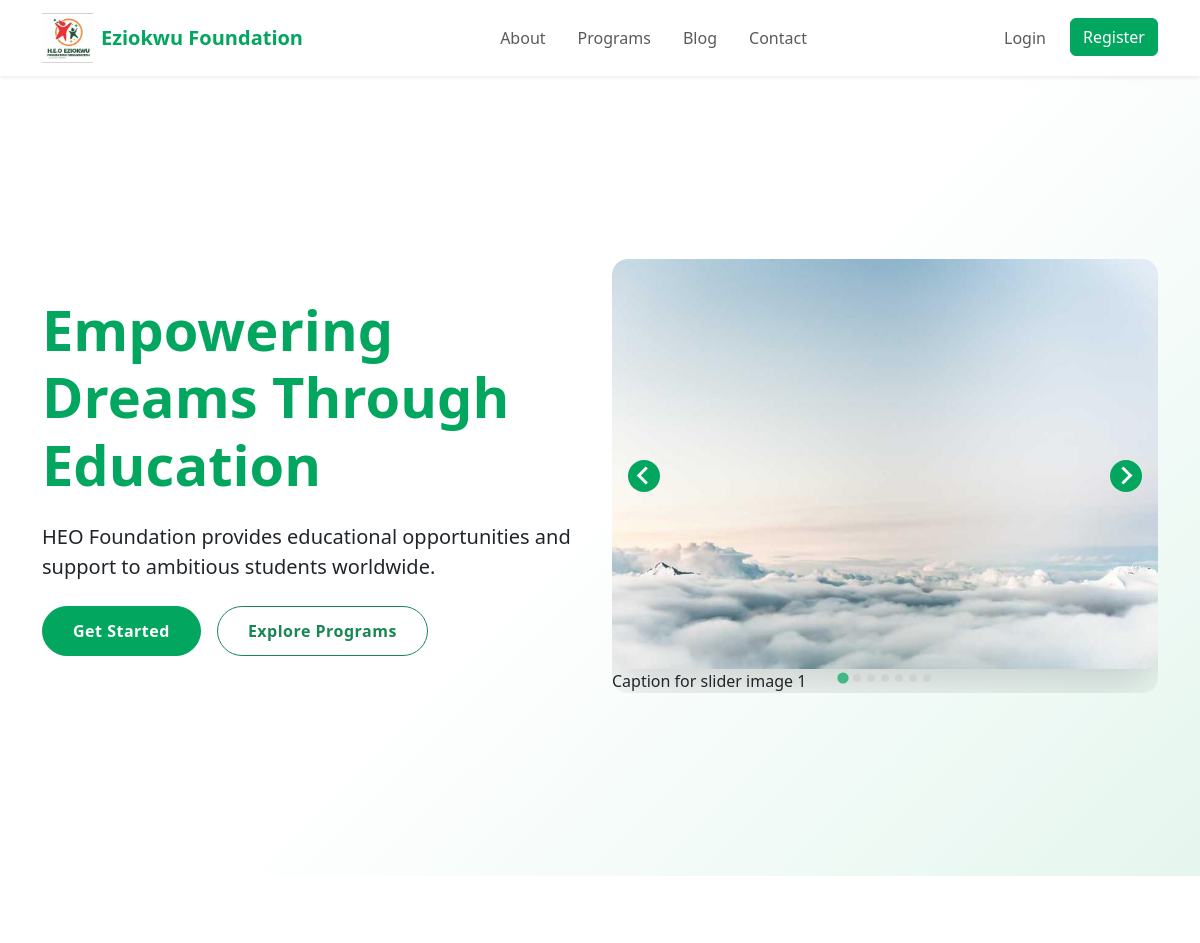
The app's page / (upper part), older data.
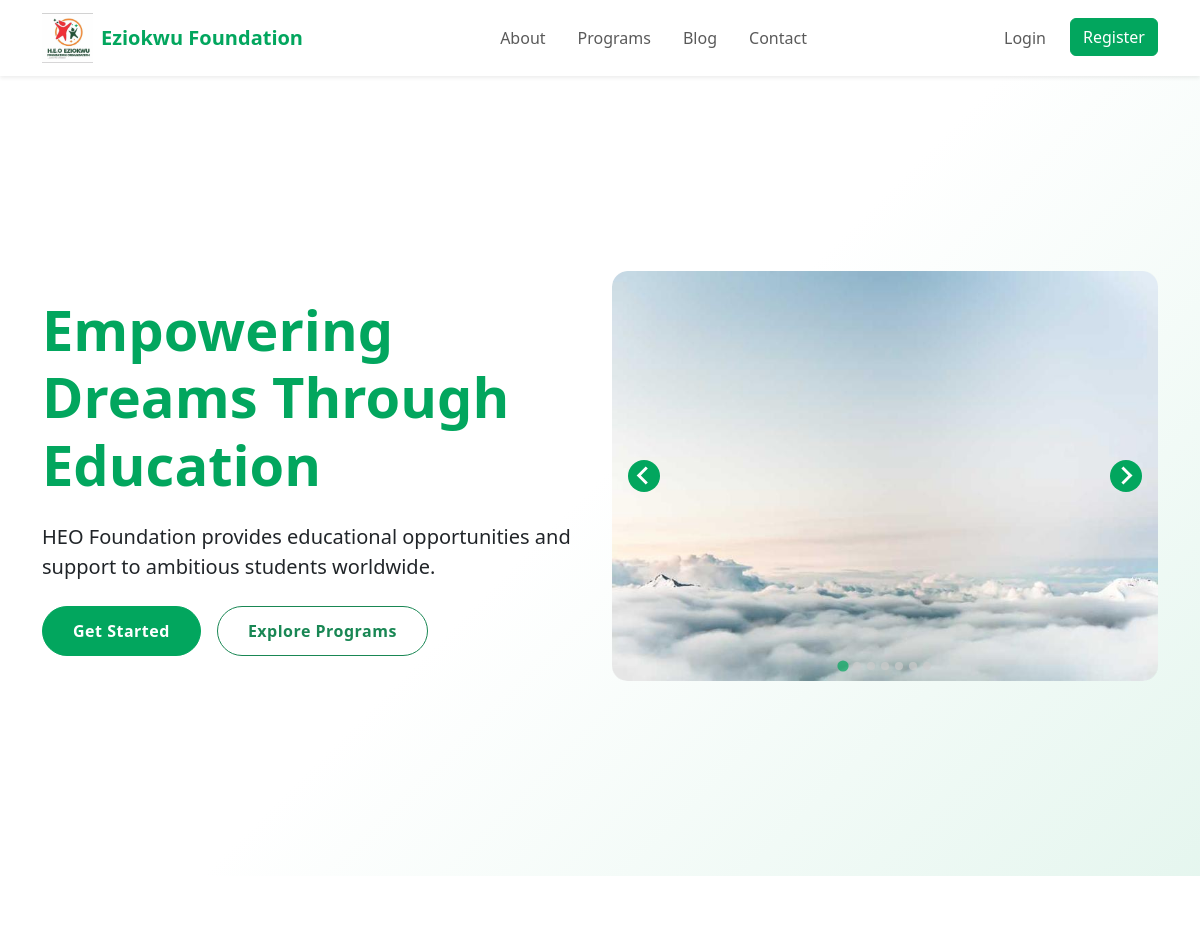
The same page, newer data.
### core/models.py (models this page shows, shortened)
class SliderImage(models.Model):
    title = models.CharField(max_length=200)
    image = models.ImageField(upload_to='slider/')
    caption = models.TextField(blank=True)
    order = models.IntegerField(default=0)
    is_active = models.BooleanField(default=True)
    created_at = models.DateTimeField(auto_now_add=True)
    updated_at = models.DateTimeField(auto_now=True)
    class Meta:
        ordering = ['order']
        verbose_name = 'Hero Slider Image'
        verbose_name_plural = 'Slider Images'

### core/views.py (the view, shortened to what this page needs)
# urls.py: path('', views.home_view, name='home'),
def home_view(request):
    all_slider_images = SliderImage.objects.all()
    all_gallery_images = GalleryImage.objects.all()
    slider_images = SliderImage.objects.filter(is_active=True).order_by('order')
    gallery_images = GalleryImage.objects.filter(is_active=True).order_by('order')
    print("\n=== Debug Information ===")
    print(f"Total Slider Images (including inactive): {all_slider_images.count()}")
    print(f"Active Slider Images: {slider_images.count()}")
    print(f"Total Gallery Images (including inactive): {all_gallery_images.count()}")
    print(f"Active Gallery Images: {gallery_images.count()}")
    if all_slider_images.exists():
        print("\nSlider Images Details:")
        for img in all_slider_images:
            print(f"- Title: {img.title}")
            print(f"- Active: {img.is_active}")
            print(f"- URL: {img.image.url}")
            print("---")
    form = ContactForm()
    context = {
        'slider_images': slider_images,
        'gallery_images': gallery_images,
        'site_settings': SiteSettings.objects.first(),
        'debug': True,
        'DEBUG': settings.DEBUG,
        'all_slider_count': all_slider_images.count(),
        'all_gallery_count': all_gallery_images.count(),
        'form': form,
    }
    return render(request, 'pages/landing1.html', context)

### core/context_processors.py (called while the page is built)
def site_settings(request):
    return {
        'site_settings': SiteSettings.get_settings()
    }

### core/models.py (called while the page is built)
    @classmethod
    def get_settings(cls):
        settings = cache.get('site_settings')
        if not settings:
            settings = cls.objects.first()
            if not settings:
                settings = cls.objects.create()
            cache.set('site_settings', settings)
        return settings

### templates/pages/landing1.html (shortened to what this page needs)
{% extends 'base.html' %}
{% load static %}
{% block content %}
<section class="hero-section">
    <div class="container">
        <div class="row align-items-center">
            <div class="col-lg-6 fade-up">
                <h1 class="display-4 fw-bold mb-4" style="color: #02a65e;">
                    {{ site_settings.hero_title }}
                </h1>
                <p class="lead mb-4">{{ site_settings.hero_subtitle }}</p>
                <div class="d-flex gap-3">
                    <a href="{% url 'users:register' %}" class="btn btn-success btn-custom">
                        Get Started
                    </a>
                    <a href="#programs" class="btn btn-outline-success btn-custom">
                        Explore Programs
                    </a>
                </div>
            </div>
            <div class="col-lg-6 fade-up">
                <div class="splide hero-slider">
                    <div class="splide__track">
                        <ul class="splide__list">
                            {% for slide in slider_images %}
                                <li class="splide__slide">
                                    <div class="position-relative">
                                        <img src="{{ slide.image.url }}" alt="{{ slide.title }}" class="img-fluid rounded-4 shadow-lg">
                                        {% if slide.caption %}
                                            <div class="slider-caption">{{ slide.caption }}</div>
                                        {% endif %}
                                    </div>
                                </li>
                            {% endfor %}
                        </ul>
                    </div>
                </div>
            </div>
        </div>
    </div>
</section>
<section id="programs" class="py-6">
</section>
{% endblock %}

Row changes from the older to the newer data that the page shows:
changed SliderImage: caption "Caption for slider image 1" → (not shown)
